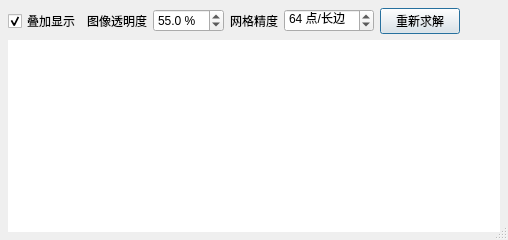
<?xml version="1.0" encoding="UTF-8"?>
<ui version="4.0">
 <class>MappingValidationDialog</class>
 <widget class="QDialog" name="MappingValidationDialog">
  <property name="windowTitle">
   <string>映射验证</string>
  </property>
  <property name="sizeGripEnabled">
   <bool>true</bool>
  </property>
  <layout class="QVBoxLayout" name="verticalLayout">
   <property name="leftMargin">
    <number>8</number>
   </property>
   <property name="topMargin">
    <number>8</number>
   </property>
   <property name="rightMargin">
    <number>8</number>
   </property>
   <property name="bottomMargin">
    <number>8</number>
   </property>
   <item>
    <layout class="QHBoxLayout" name="horizontalLayoutControls">
     <item>
      <widget class="QCheckBox" name="checkBoxOverlayEnabled">
       <property name="text">
        <string>叠加显示</string>
       </property>
       <property name="checked">
        <bool>true</bool>
       </property>
      </widget>
     </item>
     <item>
      <widget class="QLabel" name="labelImageOpacity">
       <property name="text">
        <string>图像透明度</string>
       </property>
      </widget>
     </item>
     <item>
      <widget class="QDoubleSpinBox" name="doubleSpinBoxImageOpacity">
       <property name="decimals">
        <number>1</number>
       </property>
       <property name="minimum">
        <double>0.000000000000000</double>
       </property>
       <property name="maximum">
        <double>100.000000000000000</double>
       </property>
       <property name="singleStep">
        <double>5.000000000000000</double>
       </property>
       <property name="value">
        <double>55.000000000000000</double>
       </property>
       <property name="suffix">
        <string> %</string>
       </property>
      </widget>
     </item>
     <item>
      <widget class="QLabel" name="labelGridPrecision">
       <property name="text">
        <string>网格精度</string>
       </property>
      </widget>
     </item>
     <item>
      <widget class="QSpinBox" name="spinBoxGridPrecision">
       <property name="minimum">
        <number>12</number>
       </property>
       <property name="maximum">
        <number>180</number>
       </property>
       <property name="value">
        <number>64</number>
       </property>
       <property name="suffix">
        <string> 点/长边</string>
       </property>
      </widget>
     </item>
     <item>
      <widget class="QPushButton" name="pushButtonResolveGrid">
       <property name="text">
        <string>重新求解</string>
       </property>
      </widget>
     </item>
     <item>
      <spacer name="horizontalSpacer">
       <property name="orientation">
        <enum>Qt::Horizontal</enum>
       </property>
       <property name="sizeHint" stdset="0">
        <size>
         <width>40</width>
         <height>20</height>
        </size>
       </property>
      </spacer>
     </item>
    </layout>
   </item>
   <item>
    <widget class="QGraphicsView" name="graphicsViewValidation">
     <property name="frameShape">
      <enum>QFrame::NoFrame</enum>
     </property>
     <property name="dragMode">
      <enum>QGraphicsView::NoDrag</enum>
     </property>
     <property name="renderHints">
      <set>QPainter::Antialiasing|QPainter::SmoothPixmapTransform|QPainter::TextAntialiasing</set>
     </property>
     <property name="resizeAnchor">
      <enum>QGraphicsView::AnchorViewCenter</enum>
     </property>
     <property name="transformationAnchor">
      <enum>QGraphicsView::AnchorUnderMouse</enum>
     </property>
     <property name="horizontalScrollBarPolicy">
      <enum>Qt::ScrollBarAlwaysOff</enum>
     </property>
     <property name="verticalScrollBarPolicy">
      <enum>Qt::ScrollBarAlwaysOff</enum>
     </property>
    </widget>
   </item>
  </layout>
 </widget>
 <resources/>
 <connections/>
</ui>
